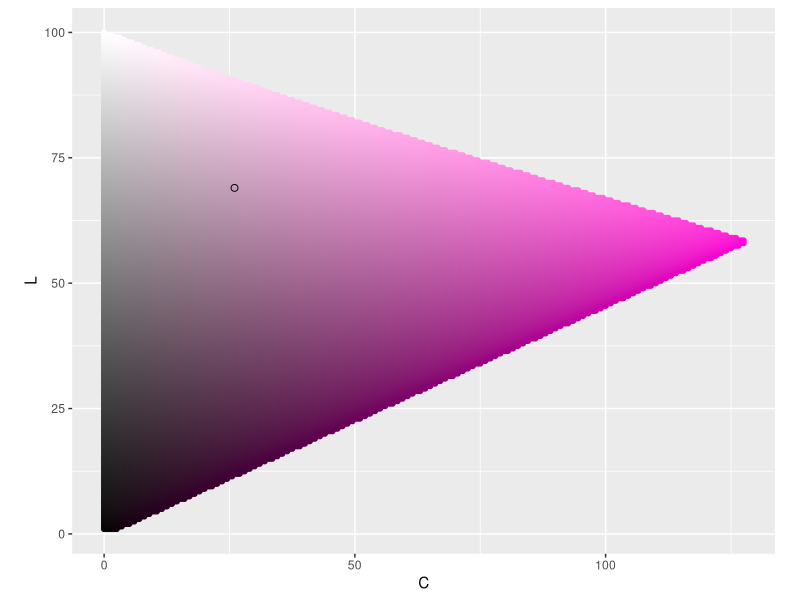
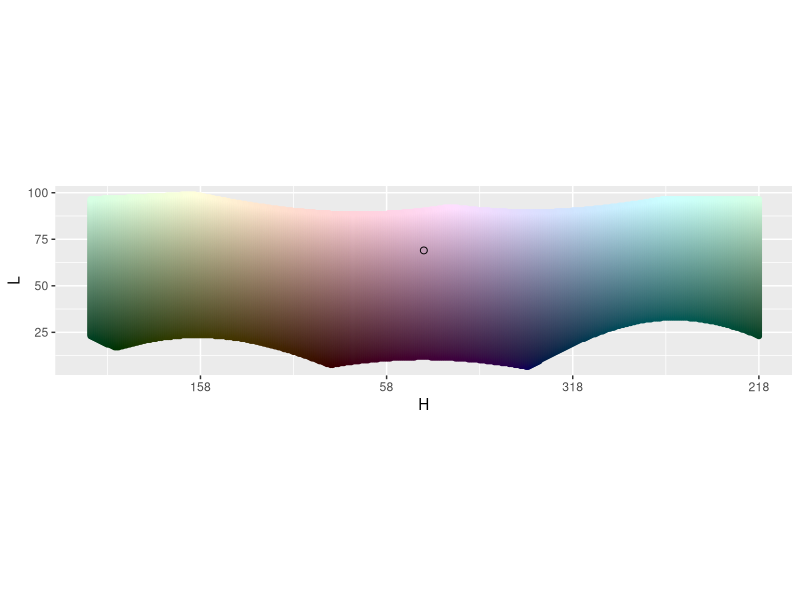
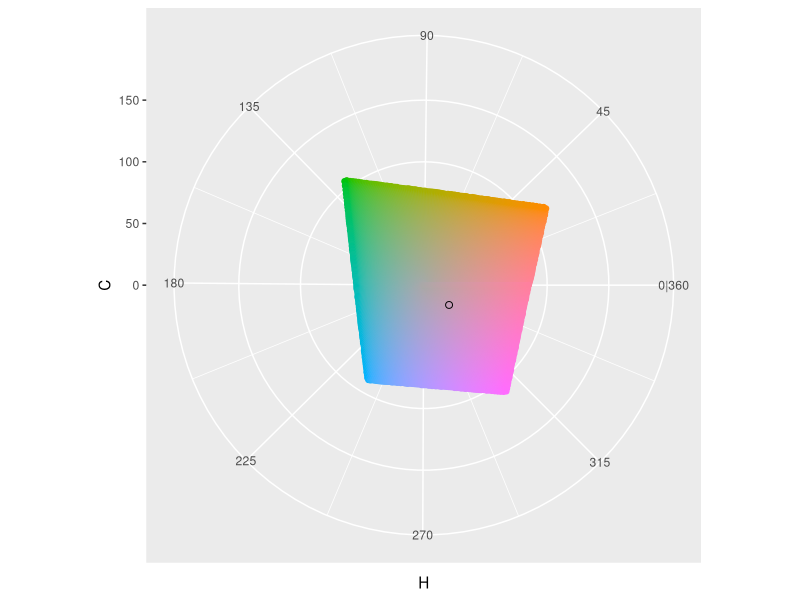
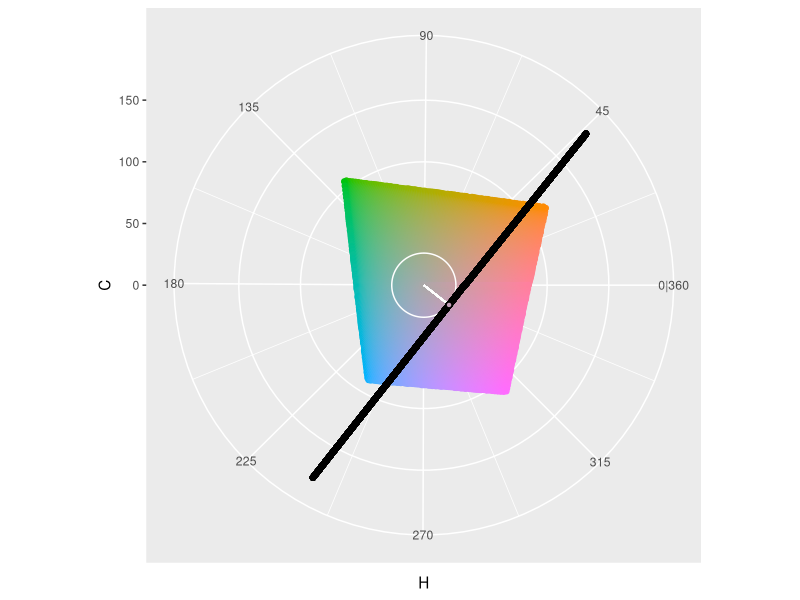
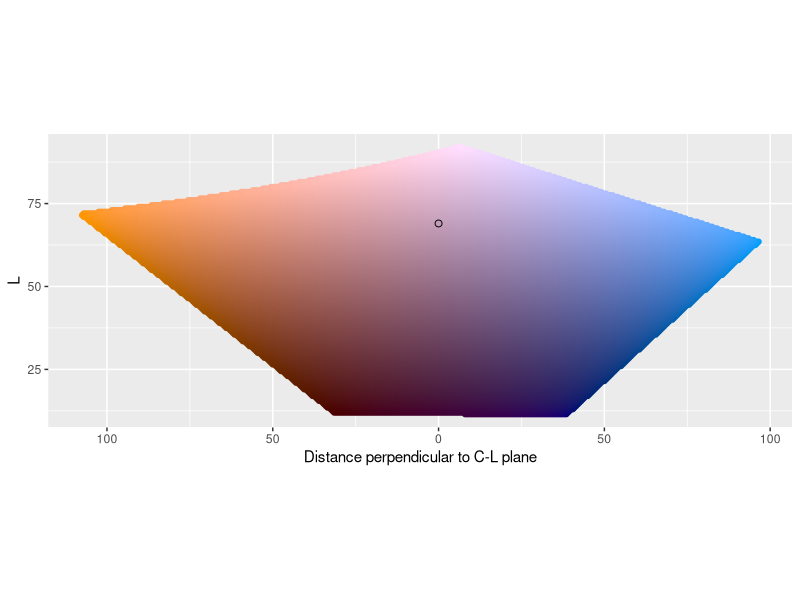
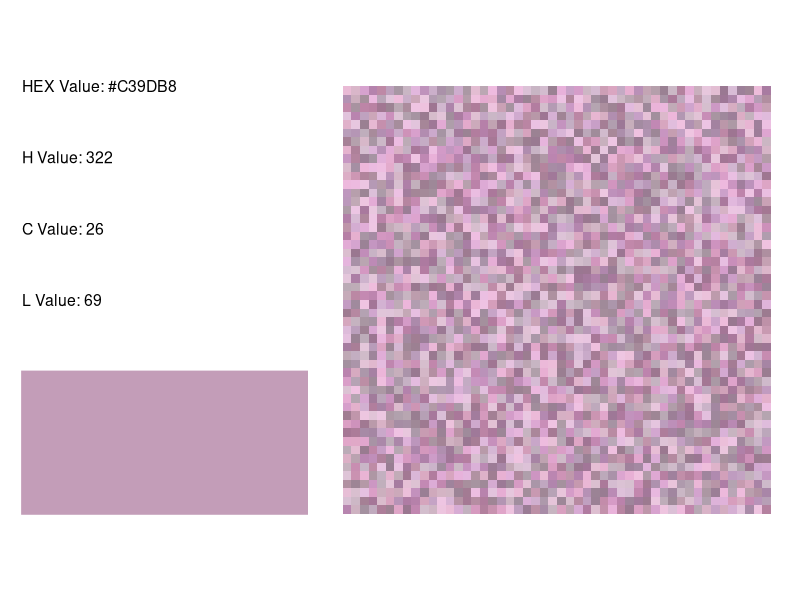
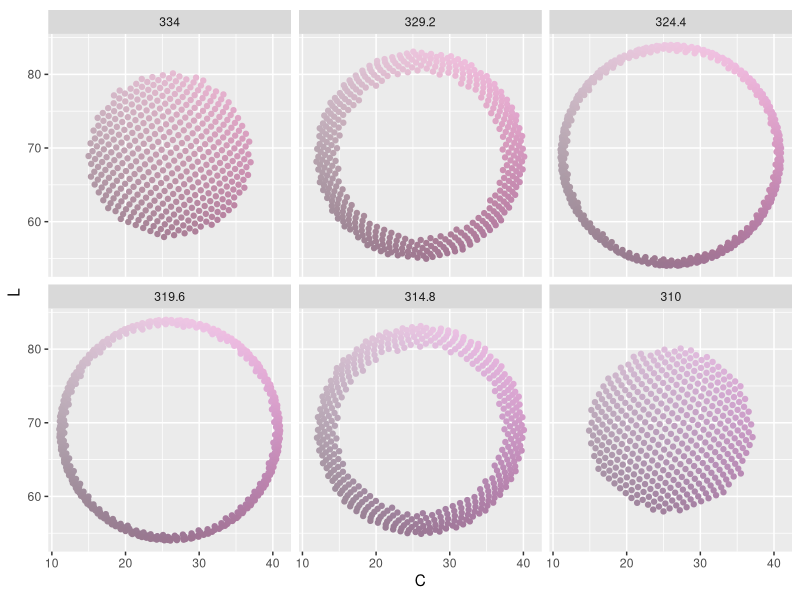
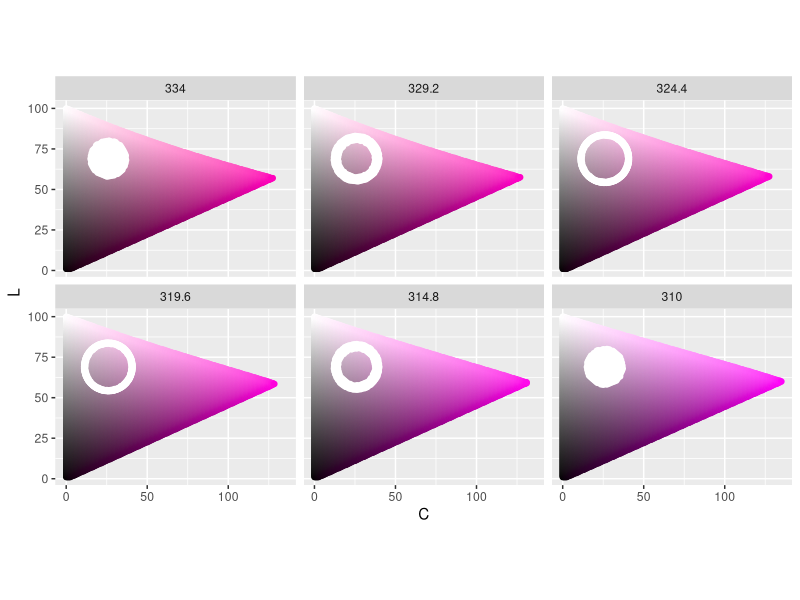

Generate these figures, in order, with R: (Note: a time limit stopped this script after it produced the figures.)
##---------
# Libraries
##---------
library(tidyverse)
library(patchwork)
library(colorspace)

##------------
# Pick a color
##------------
H_point <- 322
C_point <- 26
L_point <- 69

color_hex <- hcl(H_point, 
                 C_point, 
                 L_point,
                 fixup = FALSE)

##--------------------------------
# See color in H, C, L color space 
##--------------------------------
# C-L Plane ----
get_C_L_plane <- function(H_point) {
  expand_grid(H = H_point,
              C = seq(0, 180, .5),
              L = seq(1, 100, .5)) %>%
    mutate(color_value = hcl(H, C, L, fixup = FALSE)) %>%
    filter(!is.na(color_value))
}
C_L_plane <- get_C_L_plane(H_point)

graph_C_L_plane <- function(C_L_plane, color_hex) {
  ggplot() +
    geom_point(data = C_L_plane,
               aes(C, L, color = color_value, fill = color_value)) +
    scale_x_continuous(labels = abs) +
    scale_color_identity() +
    scale_fill_identity() +
    geom_point(aes(x = C_point,
                   y = L_point),
               color = 'black',
               fill = color_hex,
               shape = 21,
               size = 2) +
    coord_equal()
}
graph_C_L_plane(C_L_plane, color_hex)
ggsave(here::here("output", "color_compare", "c_l_plane.png"), 
       width = 5, height = max(C_L_plane$L) / max(C_L_plane$C) * 5)

# H-L Curve ----
get_H_L_curve <- function(C_point) {
  expand_grid(H = seq(1, 360, 1),
              C = C_point,
              L = seq(1, 100, .5)) %>%
    mutate(color_value = hcl(H, C, L, fixup = FALSE)) %>%
    filter(!is.na(color_value))
}
H_L_curve <- get_H_L_curve(C_point)

label_H_center <- function(H_point, ...) {
  function(x) {(x + (180 - H_point)) %% 360}
}

graph_H_L_curve <- function(H_L_curve, color_hex, H_point) {
  ggplot() +
    geom_point(data = H_L_curve,
               aes((H + (180 - H_point)) %% 360, L, 
                   color = color_value, fill = color_value)) +
    scale_color_identity() +
    scale_fill_identity() +
    geom_point(aes(x = 180, # Because we rotated points to not drop over edge
                   y = L_point),
               color = 'black',
               fill = color_hex,
               shape = 21,
               size = 2) +
    scale_x_reverse('H', # Like you're standing on the inside
                    labels = label_H_center(H_point = H_point),
                    limits = c(360, 0)) +
    coord_equal()
}
graph_H_L_curve(H_L_curve, color_hex, H_point)
ggsave(here::here("output", "color_compare", "h_l_curve.png"), 
       width = 5, height = max(H_L_curve$L) / max(H_L_curve$H) * 5)

# H-C plane ----
get_H_C_plane <- function(L_point){
  expand_grid(H = seq(1, 360, 1),
              C = seq(0, 180, .5),
              L = L_point) %>%
    mutate(color_value = hcl(H, C, L, fixup = FALSE)) %>%
    filter(!is.na(color_value))
}
H_C_plane <- get_H_C_plane(L_point)

graph_H_C_plane <- function(H_C_plane, color_hex) {
  ggplot() +
    geom_point(data = H_C_plane,
               aes(H, C, color = color_value, fill = color_value)) +
    scale_color_identity() +
    scale_fill_identity() +
    scale_x_continuous(breaks = seq(45, 360, 45),
                       minor_breaks = seq(0, 315, 45) + 45/2,
                       labels = c('45', '90', '135', '180', 
                                  '225', '270', '315', '0|360')) +
    scale_y_continuous(limits = c(0, 180)) +
    geom_point(aes(x = H_point,
                   y = C_point),
               color = 'black',
               fill = color_hex,
               shape = 21,
               size = 2) +
    coord_polar(start = 270 * pi / 180,
                direction = -1)
}
graph_H_C_plane(H_C_plane, color_hex)
ggsave(here::here("output", "color_compare", "h_c_plane.png"), 
       width = 5, height = 5)

# C tangent plane ----
C_circle <- data.frame(H = seq(1, 360),
                       C = C_point,
                       color_value = "white")
C_tangent_plane <- expand_grid(x = C_point, # Plane perpendicular to H at C
                               perpendicular_from_C_L = 
                                 seq(-sqrt(180^2 - C_point^2), sqrt(180^2 - C_point^2)),
                               L = seq(1, 100, 1)) %>%
  mutate(x_rotate = x * cos(H_point * pi/180) -  # rotate
           perpendicular_from_C_L * sin(H_point * pi/180),
         y_rotate = x * sin(H_point * pi/180) + 
           perpendicular_from_C_L * cos(H_point * pi/180)) %>%
  mutate(x = x_rotate,
         y = y_rotate) %>%
  select(-x_rotate, -y_rotate)  %>%
  mutate(H = (atan2(y, x) * 180/pi) %% 360,
         C = sqrt(x^2 + y^2)) %>%
  mutate(color_value = "white")
ggplot(data = H_C_plane,
       aes(H, C, color = color_value, fill = color_value)) +
  geom_point() +
  scale_color_identity() +
  scale_fill_identity() +
  scale_x_continuous(breaks = seq(45, 360, 45),
                     minor_breaks = seq(0, 315, 45) + 45/2,
                     labels = c('45', '90', '135', '180', 
                                '225', '270', '315', '0|360')) +
  scale_y_continuous(limits = c(0, 180)) +
  geom_path(data = C_circle) +
  geom_segment(x = H_point,
               y = 0,
               xend = H_point,
               yend = C_point,
               col = "white") +
  geom_point(data = C_tangent_plane, col = "black") +
  geom_point(x = H_point,
             y = C_point,
             color = 'black',
             fill = color_hex,
             shape = 21) +
  coord_polar(start = 270 * pi / 180,
              direction = -1)
ggsave(here::here("output", "color_compare", "c_tangent_plane_setup.png"), 
       width = 5, height = 5)

get_C_tangent_plane <- function(H_point, C_point) {
  expand_grid(x = C_point, # Plane perpendicular to H at C
              perpendicular_from_C_L = seq(-180, 180, .5),
              L = seq(1, 100, .5)) %>%
    mutate(x_rotate = x * cos(H_point * pi/180) -  # rotate
             perpendicular_from_C_L * sin(H_point * pi/180),
           y_rotate = x * sin(H_point * pi/180) + 
             perpendicular_from_C_L * cos(H_point * pi/180)) %>%
    mutate(x = x_rotate,
           y = y_rotate) %>%
    select(-x_rotate, -y_rotate)  %>%
    mutate(H = (atan2(y, x) * 180/pi) %% 360,
           C = sqrt(x^2 + y^2)) %>%
    mutate(color_value = hcl(H, C, L, fixup = FALSE)) %>%
    filter(!is.na(color_value))
}
C_tangent_plane <- get_C_tangent_plane(H_point, C_point)

graph_C_tangent_plane <- function(C_tangent_plane, color_hex) {
  ggplot() +
    geom_point(data = C_tangent_plane,
               aes(perpendicular_from_C_L, L, 
                   color = color_value, fill = color_value)) +
    scale_color_identity() +
    scale_fill_identity() +
    scale_x_reverse("Distance perpendicular to C-L plane",
                    labels = abs) +
    geom_point(aes(x = 0,
                   y = L_point),
               color = 'black',
               fill = color_hex,
               shape = 21,
               size = 2) +
    coord_equal()
}
graph_C_tangent_plane(C_tangent_plane, color_hex)
ggsave(here::here("output", "color_compare", "c_tangent_plane.png"), 
       width = 5, height = max(C_tangent_plane$perpendicular_from_C_L) /
         max(C_tangent_plane$L) * 5)

##------------------
# H, C, L, perimeter
##------------------
width <- 15
n_color <- 50 ^ 2

# http://extremelearning.com.au/how-to-evenly-distribute-points-on-a-sphere-more-effectively-than-the-canonical-fibonacci-lattice/#more-3069
get_hcl_data <- function(H_point, C_point, L_point, width, n_color) {
 data.frame(theta = 2 * pi * seq(0, n_color - 1) / ((1 + sqrt(5)) / 2),
                  phi = acos(1 - 2 * (seq(0, n_color - 1) + .5) / n_color)) %>%
  mutate(H = cos(theta) * sin(phi),
         C = sin(theta) * sin(phi),
         L = cos(phi)) %>%
  mutate(H = H * width + H_point,
         C = C * width + C_point,
         L = L * width + L_point) %>%
  mutate(H = H %% 360) %>% # not really needed except for graphs
  filter(L >= 0 & L <= 100 & C >= 0) %>%
  mutate(color_value = hcl(h = H,
                           c = C,
                           l = L)) %>%
  mutate(x = C * cos(H * pi/180),
         y = C * sin(H * pi/180)) %>%
  mutate(perpendicular_from_C_L = x * sin(-H_point * pi/180) + 
           y * cos(-H_point * pi/180), # not a C value since we didn't rotate by H
         parallel_along_C_L = x * cos(-H_point * pi/180) - 
           y * sin(-H_point * pi/180)) %>%
  mutate(row_value = sample(row_number(), n()),
         col_value = ceiling(row_value / sqrt(n_color))) %>%
  mutate(row_value = (row_value %% sqrt(n_color)) + 1) %>%
  mutate(L_cut = as.character(
    cut(L, breaks = c(-Inf, seq(L_point - 15, 
                                L_point + 15, 
                                length.out = 7), 
                      Inf),
        labels = c(L_point - 15, 
                   seq(L_point - 12, 
                       L_point + 12, 
                       length.out = 6), 
                   L_point + 15))),
         C_cut = as.character(
           cut(C,
               breaks = c(-Inf, 
                          seq(C_point - 15, 
                              C_point + 15, 
                              length.out = 7), 
                          Inf),
               labels = c(C_point - 15, 
                          seq(C_point - 12, 
                              C_point + 12, 
                              length.out = 6), 
                          C_point + 15))),
         H_cut = as.character(
           cut((180 - abs(abs(H - H_point) - 180)) * 
                 sign(180 - abs(H - H_point)) * 
                 sign(H - H_point),
               breaks = c(-Inf, 
                          seq(0 - 15, 
                              0 + 15, 
                              length.out = 7), 
                          Inf),
               labels = c(H_point - 15, 
                          seq(H_point - 12, 
                              H_point + 12, 
                              length.out = 6), 
                          H_point + 15) %% 360)),
         perpendicular_from_C_L_cut = as.character(
           cut(perpendicular_from_C_L,
               breaks = c(-Inf, seq(0 - 15, 
                                    0 + 15, 
                                    length.out = 7), 
                          Inf),
               labels = c(0 - 15, 
                          seq(0 - 12, 
                              0 + 12, 
                              length.out = 6), 
                          0 + 15))),
         parallel_along_C_L_cut = as.character(
           cut(parallel_along_C_L,
               breaks = c(-Inf, 
                          seq(C_point - 15, 
                              C_point + 15, 
                              length.out = 7), 
                          Inf),
               labels = c(C_point - 15, 
                          seq(C_point - 12, 
                              C_point + 12, 
                              length.out = 6), 
                          C_point + 15)))) %>%
  mutate(L_cut = as.factor(as.numeric(L_cut)),
         C_cut = as.factor(as.numeric(C_cut)),
         H_cut = as.factor(as.numeric(H_cut)),
         perpendicular_from_C_L_cut = 
           as.factor(as.numeric(perpendicular_from_C_L_cut)),
         parallel_along_C_L_cut = 
           as.factor(as.numeric(parallel_along_C_L_cut))) %>%
  mutate(H_cut = fct_expand(H_cut, 
                            as.character(c(H_point - 15, 
                                           seq(H_point - 12, 
                                               H_point + 12, 
                                               length.out = 6), 
                                           H_point + 15) %% 360)),
         perpendicular_from_C_L_cut = 
           fct_expand(perpendicular_from_C_L_cut,
                      as.character(c(0 - 15, 
                                     seq(0 - 12, 
                                         0 + 12, 
                                         length.out = 6), 
                                     0 + 15)))) %>%
  mutate(H_cut = fct_relevel(H_cut, 
                             as.character(c(H_point - 15, 
                                            seq(H_point - 12, 
                                                H_point + 12, 
                                                length.out = 6), 
                                            H_point + 15) %% 360)),
         perpendicular_from_C_L_cut = 
           fct_relevel(perpendicular_from_C_L_cut,
                      as.character(c(0 - 15, 
                                     seq(0 - 12, 
                                         0 + 12, 
                                         length.out = 6), 
                                     0 + 15)))) %>%
  mutate(H_cut = fct_rev(H_cut),
         perpendicular_from_C_L_cut = fct_rev(perpendicular_from_C_L_cut))
}

hcl <- get_hcl_data(H_point, C_point, L_point, width, n_color)

graph_info <- function(H_point, C_point, L_point) {
  color_hex <- hcl(H_point, 
                   C_point,
                   L_point,
                   fixup = FALSE)
  
  ggplot() +
    geom_rect(aes(xmin = 0, xmax = 1,
                  ymin = 0, ymax = .5), col = color_hex, fill = color_hex) +
    geom_text(data = data.frame(x = 0,
                                y = seq(1.5, .75, -.25),
                                label = c(paste("HEX Value:", color_hex), 
                                          paste("H Value:", H_point),
                                          paste("C Value:", C_point),
                                          paste("L Value:", L_point))),
              aes(x, y, label = label), hjust = 0, size = 4) +
    coord_equal() +
    theme_void()
}

graph_sample <- function(color_points) {
  ggplot(data = color_points,
         aes(x = row_value,
             y = col_value,
             fill = color_value)) +
    geom_tile() +
    coord_equal() +
    scale_fill_identity() +
    theme_void()
}

p1 <- graph_info(H_point, C_point, L_point)
p2 <- graph_sample(hcl)
p1 + p2
ggsave(here::here("output", "color_compare", "hcl_info.png"), 
       width = 5, height = 3)

# C L plane by H
graph_C_L_by_H <- function(color_points) {
  ggplot(data = color_points, aes(C, L, 
                                  col = color_value, fill = color_value)) +
    geom_point() +
    scale_color_identity() +
    scale_fill_identity() +
    facet_wrap(~ H_cut, nrow = 2) +
    coord_equal() 
}

get_C_L_plane_by_H <- function(color_points, H_point) {
  map_dfr(as.numeric(as.character(unique(color_points$H_cut))), 
          get_C_L_plane) %>%
    mutate(H_cut = as.factor(H)) %>%
    mutate(H_cut = fct_expand(H_cut, 
                              as.character(c(H_point - 15, 
                                             seq(H_point - 12, 
                                                 H_point + 12, 
                                                 length.out = 6), 
                                             H_point + 15) %% 360))) %>%
    mutate(H_cut = fct_relevel(H_cut, 
                               as.character(c(H_point - 15, 
                                              seq(H_point - 12, 
                                                  H_point + 12, 
                                                  length.out = 6), 
                                              H_point + 15) %% 360))) %>%
    mutate(H_cut = fct_rev(H_cut))
}
C_L_plane_by_H <- get_C_L_plane_by_H(hcl, H_point)

graph_C_L_plane_by_H <- function(C_L_plane, color_points) {
  ggplot() +
    geom_point(data = C_L_plane,
               aes(C, L, color = color_value, fill = color_value)) +
    geom_point(data = color_points,
               aes(C, L, color = "white", fill = "white")) +
    scale_x_continuous(labels = abs) +
    scale_color_identity() +
    scale_fill_identity() +
    facet_wrap(~ H_cut, nrow = 2) +
    coord_equal()
}

graph_C_L_by_H(hcl)
ggsave(here::here("output", "color_compare", "hcl_c_l.png"), 
       width = 5, height = 4)
graph_C_L_plane_by_H(C_L_plane_by_H, hcl)
ggsave(here::here("output", "color_compare", "hcl_c_l_plane.png"), 
       width = 5, height = 3)

# H L curve
graph_H_L_by_C <- function(color_points, H_point) {
  ggplot(data = color_points, aes((H + (180 - H_point)) %% 360, L, 
                                  color = color_value, fill = color_value)) +
    geom_point() +
    scale_color_identity() +
    scale_fill_identity() +
    scale_x_reverse('H', # Like you're standing on the inside
                    labels = label_H_center(H_point = H_point)) +
    facet_wrap(~ C_cut, nrow = 2) +
    coord_equal()
}

get_H_L_curve_by_C <- function(color_points) {
  map_dfr(as.numeric(as.character(unique(hcl$C_cut))), get_H_L_curve) %>%
    mutate(C_cut = as.factor(C))
}
H_L_curve_by_C <- get_H_L_curve_by_C(hcl)

graph_H_L_curve_by_C <- function(H_L_curve_by_C, color_points, H_point) {
  ggplot() +
    geom_point(data = H_L_curve_by_C,
               aes((H + (180 - H_point)) %% 360, L, 
                   color = color_value, fill = color_value)) +
    geom_point(data = color_points,
               aes((H + (180 - H_point)) %% 360, L, 
                   color = "white", fill = "white")) +
    scale_color_identity() +
    scale_fill_identity() +
    scale_x_reverse('H', # Like you're standing on the inside
                    labels = label_H_center(H_point = H_point),
                    limits = c(360, 0)) +
    facet_wrap(~ C_cut, nrow = 2) +
    coord_equal()
}

graph_H_L_by_C(hcl, H_point)
ggsave(here::here("output", "color_compare", "hcl_h_l.png"), 
       width = 5, height = 4)
graph_H_L_curve_by_C(H_L_curve_by_C, hcl, H_point)
ggsave(here::here("output", "color_compare", "hcl_h_l_curve.png"), 
       width = 5, height = 2)
# Note: graphs should be getting wider as C increases

# H C plane by L
graph_x_y_by_L <- function(color_points, H_point) {
  ggplot(data = color_points, aes(x, y, 
                                  col = color_value, fill = color_value)) +
    geom_abline(slope = c(tan(-67.5 * pi/180), 
                          tan(-45 * pi/180), 
                          tan(-22.5 * pi/180),
                          0, 100000,
                          tan(22.5 * pi/180), 
                          tan(45 * pi/180), 
                          tan(67.5 * pi/180)), 
                intercept = 0,
                color = "white") +
    geom_abline(slope = tan(H_point * pi/180), 
                intercept = 0,
                color = "black") +
    geom_point() +
    scale_color_identity() +
    scale_fill_identity() +
    facet_wrap(~ L_cut, nrow = 2) +
    coord_equal() +
    theme(axis.line=element_blank(), axis.text.x=element_blank(),
          axis.text.y=element_blank(), axis.ticks=element_blank(),
          axis.title.x=element_blank(), axis.title.y=element_blank(),
          panel.grid.major=element_blank(), panel.grid.minor=element_blank())
}

get_H_C_plane_by_L <- function(color_points) {
  map_dfr(as.numeric(
    as.character(unique(color_points$L_cut))), get_H_C_plane) %>%
    mutate(L_cut = as.factor(L))
}
H_C_plane_by_L <- get_H_C_plane_by_L(hcl)

graph_H_C_plane_by_L <- function(H_C_plane_by_L, color_points) {
    ggplot() +
      geom_point(data = H_C_plane_by_L,
                 aes(H, C, color = color_value, fill = color_value)) +
    geom_point(data = color_points,
               aes(H , C, color = "white", fill = "white")) +
    scale_color_identity() +
    scale_fill_identity() +
    scale_x_continuous(breaks = seq(45, 360, 45),
                       minor_breaks = seq(0, 315, 45) + 45/2,
                       labels = c('45', '90', '135', '180', 
                                  '225', '270', '315', '0|360')) +
    scale_y_continuous(limits = c(0, 180)) +
    facet_wrap(~ L_cut, nrow = 2) +
    coord_polar(start = 270 * pi / 180,
                direction = -1)
}

graph_x_y_by_L(hcl, H_point)
ggsave(here::here("output", "color_compare", "hcl_h_c.png"), 
       width = 5, height = 3)
graph_H_C_plane_by_L(H_C_plane_by_L, hcl)
ggsave(here::here("output", "color_compare", "hcl_h_c_plane.png"), 
       width = 5, height = 4)

# C tangent plane
graph_parallel_perpendicular_by_L <- function(color_points) {
  ggplot(data = color_points, 
         aes(x = parallel_along_C_L,
             y = perpendicular_from_C_L,
             color = color_value)) +
    geom_point() +
    scale_color_identity() +
    scale_y_continuous("Distance perpendicular to C-L plane", # similar to H
                       labels = abs) +
    labs(x = "Distance parallel to C-L plane") + # similar to C
    facet_wrap(~ L_cut, nrow = 2) +
    coord_equal()
}
graph_parallel_perpendicular_by_L(hcl)
ggsave(here::here("output", "color_compare", "hcl_par_per.png"), 
       width = 5, height = 3)

graph_perpendicular_L_by_parallel <- function(color_points) {
  ggplot(data = color_points, 
         aes(x = perpendicular_from_C_L,
             y = L,
             color = color_value)) +
    geom_point() +
    scale_color_identity() +
    scale_x_reverse("Distance perpendicular to C-L plane") +
    scale_y_continuous(labels = abs) +
    facet_wrap(~ parallel_along_C_L_cut, nrow = 2) +
    coord_equal()
}
graph_perpendicular_L_by_parallel(hcl)
ggsave(here::here("output", "color_compare", "hcl_per_l.png"), 
       width = 5, height = 6)

graph_parallel_L_by_perpendicular <- function(color_points) {
  ggplot(data = color_points, 
         aes(x = parallel_along_C_L,
             y = L,
             color = color_value)) +
    geom_point() +
    scale_color_identity() +
    labs(x = "Distance parallel to C-L plane") +
    facet_wrap(~ perpendicular_from_C_L_cut, nrow = 2) +
    coord_equal()
}
graph_parallel_L_by_perpendicular(hcl)
ggsave(here::here("output", "color_compare", "hcl_par_l.png"), 
       width = 5, height = 5)

##------------------
# x, y, L perimeter
##------------------
get_xyl_data <- function(H_point, C_point, L_point, width, n_color) {
 data.frame(theta = 2 * pi * seq(0, n_color - 1) / ((1 + sqrt(5)) / 2),
                  phi = acos(1 - 2 * (seq(0, n_color - 1) + .5) / n_color)) %>%
  mutate(x = cos(theta) * sin(phi),
         y = sin(theta) * sin(phi),
         L = cos(phi)) %>%
  mutate(x = x * width + C_point * cos(H_point * pi/180),
         y = y * width + C_point * sin(H_point * pi/180),
         L = L * width + L_point) %>%
  mutate(H = (atan2(y, x) * 180/pi) %% 360,
         C = sqrt(x^2 + y^2)) %>%
  filter(L >= 0 & L <= 100 & C >= 0) %>%
  mutate(color_value = hcl(h = H,
                           c = C,
                           l = L)) %>%
  mutate(x = C * cos(H * pi/180),
         y = C * sin(H * pi/180)) %>%
  mutate(perpendicular_from_C_L = x * sin(-H_point * pi/180) + y * cos(-H_point * pi/180),
         parallel_along_C_L = x * cos(-H_point * pi/180) - y * sin(-H_point * pi/180)) %>%
  mutate(row_value = sample(row_number(), n()),
         col_value = ceiling(row_value / sqrt(n_color))) %>%
  mutate(row_value = (row_value %% sqrt(n_color)) + 1) %>%
    mutate(L_cut = as.character(
      cut(L, breaks = c(-Inf, seq(L_point - 15, 
                                  L_point + 15, 
                                  length.out = 7), 
                        Inf),
          labels = c(L_point - 15, 
                     seq(L_point - 12, 
                         L_point + 12, 
                         length.out = 6), 
                     L_point + 15))),
      C_cut = as.character(
        cut(C,
            breaks = c(-Inf, 
                       seq(C_point - 15, 
                           C_point + 15, 
                           length.out = 7), 
                       Inf),
            labels = c(C_point - 15, 
                       seq(C_point - 12, 
                           C_point + 12, 
                           length.out = 6), 
                       C_point + 15))),
      H_cut = as.character(
        cut((180 - abs(abs(H - H_point) - 180)) * 
              sign(180 - abs(H - H_point)) * 
              sign(H - H_point),
            breaks = c(-Inf, 
                       seq(0 - 15, 
                           0 + 15, 
                           length.out = 7), 
                       Inf),
            labels = c(H_point - 15, 
                       seq(H_point - 12, 
                           H_point + 12, 
                           length.out = 6), 
                       H_point + 15) %% 360)),
      perpendicular_from_C_L_cut = as.character(
        cut(perpendicular_from_C_L,
            breaks = c(-Inf, seq(0 - 15, 
                                 0 + 15, 
                                 length.out = 7), 
                       Inf),
            labels = c(0 - 15, 
                       seq(0 - 12, 
                           0 + 12, 
                           length.out = 6), 
                       0 + 15))),
      parallel_along_C_L_cut = as.character(
        cut(parallel_along_C_L,
            breaks = c(-Inf, 
                       seq(C_point - 15, 
                           C_point + 15, 
                           length.out = 7), 
                       Inf),
            labels = c(C_point - 15, 
                       seq(C_point - 12, 
                           C_point + 12, 
                           length.out = 6), 
                       C_point + 15)))) %>%
    mutate(L_cut = as.factor(as.numeric(L_cut)),
           C_cut = as.factor(as.numeric(C_cut)),
           H_cut = as.factor(as.numeric(H_cut)),
           perpendicular_from_C_L_cut = 
             as.factor(as.numeric(perpendicular_from_C_L_cut)),
           parallel_along_C_L_cut = 
             as.factor(as.numeric(parallel_along_C_L_cut))) %>%
    mutate(H_cut = fct_expand(H_cut, 
                              as.character(c(H_point - 15, 
                                             seq(H_point - 12, 
                                                 H_point + 12, 
                                                 length.out = 6), 
                                             H_point + 15) %% 360)),
           perpendicular_from_C_L_cut = 
             fct_expand(perpendicular_from_C_L_cut,
                        as.character(c(0 - 15, 
                                       seq(0 - 12, 
                                           0 + 12, 
                                           length.out = 6), 
                                       0 + 15)))) %>%
    mutate(H_cut = fct_relevel(H_cut, 
                               as.character(c(H_point - 15, 
                                              seq(H_point - 12, 
                                                  H_point + 12, 
                                                  length.out = 6), 
                                              H_point + 15) %% 360)),
           perpendicular_from_C_L_cut = 
             fct_relevel(perpendicular_from_C_L_cut,
                        as.character(c(0 - 15, 
                                       seq(0 - 12, 
                                           0 + 12, 
                                           length.out = 6), 
                                       0 + 15)))) %>%
    mutate(H_cut = fct_rev(H_cut),
           perpendicular_from_C_L_cut = fct_rev(perpendicular_from_C_L_cut))
}

xyl <- get_xyl_data(H_point, C_point, L_point, width, n_color)

p1 <- graph_info(H_point, C_point, L_point)
p2 <- graph_sample(xyl)
p1 + p2
ggsave(here::here("output", "color_compare", "xyl_info.png"), 
       width = 5, height = 3)

# C L plane by H
C_L_plane_by_H <- get_C_L_plane_by_H(xyl, H_point)
graph_C_L_by_H(xyl)
ggsave(here::here("output", "color_compare", "xyl_c_l.png"), 
       width = 5, height = 3)
graph_C_L_plane_by_H(C_L_plane_by_H, xyl)
ggsave(here::here("output", "color_compare", "xyl_c_l_plane.png"), 
       width = 5, height = 2.5)

# H L curve
H_L_curve_by_C <- get_H_L_curve_by_C(xyl)
graph_H_L_by_C(xyl, H_point)
ggsave(here::here("output", "color_compare", "xyl_h_l.png"), 
       width = 5, height = 2.5)
graph_H_L_curve_by_C(H_L_curve_by_C, xyl, H_point)
ggsave(here::here("output", "color_compare", "xyl_h_l_curve.png"), 
       width = 5, height = 2)

# H C plane by L
H_C_plane_by_L <- get_H_C_plane_by_L(xyl)
graph_x_y_by_L(xyl, H_point)
ggsave(here::here("output", "color_compare", "xyl_h_c.png"), 
       width = 5, height = 3)
graph_H_C_plane_by_L(H_C_plane_by_L, xyl)
ggsave(here::here("output", "color_compare", "xyl_h_c_plane.png"), 
       width = 5, height = 4)

# C tangent plane
graph_parallel_perpendicular_by_L(xyl)
ggsave(here::here("output", "color_compare", "xyl_par_per.png"), 
       width = 5, height = 4)

graph_perpendicular_L_by_parallel(xyl)
ggsave(here::here("output", "color_compare", "xyl_per_l.png"), 
       width = 5, height = 4)

graph_parallel_L_by_perpendicular(xyl)
ggsave(here::here("output", "color_compare", "xyl_par_l.png"), 
       width = 5, height = 4)

##-------
# Compare
##-------
compare <- rbind(hcl[, c('H', 'C', 'L', 'x', 'y', 
                         'H_cut', 'C_cut', 'L_cut', 
                         'perpendicular_from_C_L', 'parallel_along_C_L', 
                         'perpendicular_from_C_L_cut', 'parallel_along_C_L_cut',
                         'row_value', 'col_value', 'color_value')],
                 xyl[, c('H', 'C', 'L', 'x', 'y', 
                         'H_cut', 'C_cut', 'L_cut', 
                         'perpendicular_from_C_L', 'parallel_along_C_L', 
                         'perpendicular_from_C_L_cut', 'parallel_along_C_L_cut',
                         'row_value', 'col_value', 'color_value')]) %>%
  mutate(setting = c(rep('HCL', n_color), rep('XYL', n_color)))

# C L plane
graph_C_L_by_H_comparison <- function(color_points) {
  ggplot(data = color_points, aes(C, L, col = setting)) +
    geom_point(alpha = .5) +
    facet_wrap(~ H_cut, nrow = 2) +
    coord_equal() +
    scale_color_discrete("") +
    theme(legend.position = "bottom")
}
graph_C_L_by_H_comparison(compare)
ggsave(here::here("output", "color_compare", "compare_c_l.png"), 
       width = 5, height = 4)

# H L curve
graph_H_L_by_C_comparison <- function(color_points, H_point) {
  ggplot(data = color_points, 
         aes((H + (180 - H_point)) %% 360, L, color = setting)) +
    geom_point(alpha = .5) +
    scale_x_reverse('H',
                    labels = label_H_center(H_point = H_point)) +
    facet_wrap(~ C_cut, nrow = 2) +
    coord_equal() +
    scale_color_discrete("") +
    theme(legend.position = "bottom")
}
graph_H_L_by_C_comparison(compare, H_point)
ggsave(here::here("output", "color_compare", "compare_h_l.png"), 
       width = 5, height = 3)

# H C plane
graph_x_y_by_L_comparison <- function(color_points, H_point) {
  ggplot(data = color_points, aes(x, y, col = setting)) +
    geom_abline(slope = c(tan(-67.5 * pi/180), 
                          tan(-45 * pi/180), 
                          tan(-22.5 * pi/180),
                          0, 100000,
                          tan(22.5 * pi/180), 
                          tan(45 * pi/180), 
                          tan(67.5 * pi/180)), 
                intercept = 0,
                color = "white") +
    geom_abline(slope = tan(H_point * pi/180), 
                intercept = 0,
                color = "black") +
    geom_point(alpha = .5) +
    facet_wrap(~ L_cut, nrow = 2) +
    coord_equal() +
    scale_color_discrete("") +
    theme(legend.position = "bottom",
          axis.line=element_blank(), axis.text.x=element_blank(),
          axis.text.y=element_blank(), axis.ticks=element_blank(),
          axis.title.x=element_blank(), axis.title.y=element_blank(),
          panel.grid.major=element_blank(), panel.grid.minor=element_blank())
}
graph_x_y_by_L_comparison(compare, H_point)
ggsave(here::here("output", "color_compare", "compare_h_c.png"), 
       width = 5, height = 4)

# C tangent plane
graph_parallel_perpendicular_by_L_comparison <- function(color_points) {
  ggplot(data = color_points, 
         aes(x = parallel_along_C_L,
             y = perpendicular_from_C_L,
             color = setting)) +
    geom_point(alpha = .5) +
    scale_y_continuous("Distance perpendicular to C-L plane",
                       labels = abs) +
    labs(x = "Distance parallel to C-L plane") +
    facet_wrap(~ L_cut, nrow = 2) +
    coord_equal() +
    scale_color_discrete("") +
    theme(legend.position = "bottom")
}
graph_parallel_perpendicular_by_L_comparison(compare)
ggsave(here::here("output", "color_compare", "compare_par_per.png"), 
       width = 5, height = 4)

graph_perpendicular_L_by_parallel_comparison <- function(color_points) {
  ggplot(data = color_points, 
         aes(x = perpendicular_from_C_L,
             y = L,
             color = setting)) +
    geom_point(alpha = .5) +
    scale_x_reverse("Distance perpendicular to C-L plane") +
    scale_y_continuous(labels = abs) +
    facet_wrap(~ parallel_along_C_L_cut, nrow = 2) +
    coord_equal() +
    scale_color_discrete("") +
    theme(legend.position = "bottom")
}
graph_perpendicular_L_by_parallel_comparison(compare)
ggsave(here::here("output", "color_compare", "compare_per_l.png"), 
       width = 5, height = 4)

label_perpendicular_from_C_L_cut<- function(x) {
  as.character(abs(as.numeric(x)))
}

graph_parallel_L_by_perpendicular_comparison <- function(color_points) {
  ggplot(data = color_points, 
         aes(x = parallel_along_C_L,
             y = L,
             color = setting)) +
    geom_point(alpha = .5) +
    labs(x = "Distance parallel to C-L plane") +
    facet_wrap(~ perpendicular_from_C_L_cut, nrow = 2,
               labeller = as_labeller(label_perpendicular_from_C_L_cut)) +
    coord_equal() +
    scale_color_discrete("") +
    theme(legend.position = "bottom")
}
graph_parallel_L_by_perpendicular_comparison(compare)
ggsave(here::here("output", "color_compare", "compare_par_l.png"), 
       width = 5, height = 5)

compare <- compare %>%
  group_by(setting) %>%
  arrange((180 - abs(abs(H - H_point) - 180)) * 
            sign(180 - abs(H - H_point)) * sign(H - H_point)) %>%
  mutate(col_value = ceiling(row_number() / sqrt(n_color))) %>%
  arrange(col_value, L) %>%
  group_by(setting, col_value) %>%
  mutate(row_value = row_number())

ggplot(data = compare,
       aes(x = col_value,
           y = row_value,
           fill = color_value)) +
  geom_tile() +
  coord_equal() +
  scale_fill_identity() +
  theme_void() +
  facet_grid(~setting)
ggsave(here::here("output", "color_compare", "compare_samples.png"), 
       width = 5, height = 2.5)

compare <- compare %>%
  group_by(setting) %>%
  arrange((180 - abs(abs(H - H_point) - 180)) * 
            sign(180 - abs(H - H_point)) * sign(H - H_point)) %>%
  mutate(col_value = ceiling(row_number() / sqrt(n_color))) %>%
  arrange(col_value, C) %>%
  group_by(setting, col_value) %>%
  mutate(row_value = row_number())

ggplot(data = compare,
       aes(x = col_value,
           y = row_value,
           fill = color_value)) +
  geom_tile() +
  coord_equal() +
  scale_fill_identity() +
  theme_void() +
  facet_grid(~setting)
ggsave(here::here("output", "color_compare", "compare_samples2.png"), 
       width = 5, height = 2.5)

## Try lower value of C ----
C_point <- 16

hcl <- get_hcl_data(H_point, C_point, L_point, width, n_color)

xyl <- get_xyl_data(H_point, C_point, L_point, width, n_color)

compare <- rbind(hcl[, c('H', 'C', 'L', 'x', 'y', 
                         'H_cut', 'C_cut', 'L_cut', 
                         'perpendicular_from_C_L', 'parallel_along_C_L', 
                         'perpendicular_from_C_L_cut', 'parallel_along_C_L_cut',
                         'row_value', 'col_value', 'color_value')],
                 xyl[, c('H', 'C', 'L', 'x', 'y', 
                         'H_cut', 'C_cut', 'L_cut', 
                         'perpendicular_from_C_L', 'parallel_along_C_L', 
                         'perpendicular_from_C_L_cut', 'parallel_along_C_L_cut',
                         'row_value', 'col_value', 'color_value')]) %>%
  mutate(setting = c(rep('HCL', n_color), rep('XYL', n_color)))

# C L plane
graph_C_L_by_H_comparison(compare)
ggsave(here::here("output", "color_compare", "C_lower_c_l.png"), 
       width = 5, height = 4)

# H L curve
graph_H_L_by_C_comparison(compare, H_point)
ggsave(here::here("output", "color_compare", "C_lower_h_l.png"), 
       width = 5, height = 2.5)

# H C plane
graph_x_y_by_L_comparison(compare, H_point)
ggsave(here::here("output", "color_compare", "C_lower_h_c.png"), 
       width = 5, height = 4)

# C tangent plane
graph_parallel_perpendicular_by_L_comparison(compare)
ggsave(here::here("output", "color_compare", "C_lower_par_per.png"), 
       width = 5, height = 4)

graph_perpendicular_L_by_parallel_comparison(compare)
ggsave(here::here("output", "color_compare", "C_lower_per_l.png"), 
       width = 5, height = 4)

graph_parallel_L_by_perpendicular_comparison(compare)
ggsave(here::here("output", "color_compare", "C_lower_par_l.png"), 
       width = 5, height = 4)

compare <- compare %>%
  group_by(setting) %>%
  arrange((180 - abs(abs(H - H_point) - 180)) * 
            sign(180 - abs(H - H_point)) * sign(H - H_point)) %>%
  mutate(col_value = ceiling(row_number() / sqrt(n_color))) %>%
  arrange(col_value, L) %>%
  group_by(setting, col_value) %>%
  mutate(row_value = row_number())

ggplot(data = compare,
       aes(x = col_value,
           y = row_value,
           fill = color_value)) +
  geom_tile() +
  coord_equal() +
  scale_fill_identity() +
  theme_void() +
  facet_grid(~setting)
ggsave(here::here("output", "color_compare", "C_lower_samples.png"), 
       width = 5, height = 2.5)

compare <- compare %>%
  group_by(setting) %>%
  arrange((180 - abs(abs(H - H_point) - 180)) * 
            sign(180 - abs(H - H_point)) * sign(H - H_point)) %>%
  mutate(col_value = ceiling(row_number() / sqrt(n_color))) %>%
  arrange(col_value, C) %>%
  group_by(setting, col_value) %>%
  mutate(row_value = row_number())

ggplot(data = compare,
       aes(x = col_value,
           y = row_value,
           fill = color_value)) +
  geom_tile() +
  coord_equal() +
  scale_fill_identity() +
  theme_void() +
  facet_grid(~setting)
ggsave(here::here("output", "color_compare", "C_lower_samples2.png"), 
       width = 5, height = 2.5)

## Try higher value of C ----
C_point <- 75
 
hcl <- get_hcl_data(H_point, C_point, L_point, width, n_color)

xyl <- get_xyl_data(H_point, C_point, L_point, width, n_color)

compare <- rbind(hcl[, c('H', 'C', 'L', 'x', 'y', 
                         'H_cut', 'C_cut', 'L_cut', 
                         'perpendicular_from_C_L', 'parallel_along_C_L', 
                         'perpendicular_from_C_L_cut', 'parallel_along_C_L_cut',
                         'row_value', 'col_value', 'color_value')],
                 xyl[, c('H', 'C', 'L', 'x', 'y', 
                         'H_cut', 'C_cut', 'L_cut', 
                         'perpendicular_from_C_L', 'parallel_along_C_L', 
                         'perpendicular_from_C_L_cut', 'parallel_along_C_L_cut',
                         'row_value', 'col_value', 'color_value')]) %>%
  mutate(setting = c(rep('HCL', n_color), rep('XYL', n_color)))

# C L plane
graph_C_L_by_H_comparison(compare)
ggsave(here::here("output", "color_compare", "C_higher_c_l.png"), 
       width = 5, height = 4)

# H L curve
graph_H_L_by_C_comparison(compare, H_point)
ggsave(here::here("output", "color_compare", "C_higher_h_l.png"), 
       width = 5, height = 4)

# H C plane
graph_x_y_by_L_comparison(compare, H_point)
ggsave(here::here("output", "color_compare", "C_higher_h_c.png"), 
       width = 5, height = 4)

# C tangent plane
graph_parallel_perpendicular_by_L_comparison(compare)
ggsave(here::here("output", "color_compare", "C_higher_par_per.png"), 
       width = 5, height = 5)

graph_perpendicular_L_by_parallel_comparison(compare)
ggsave(here::here("output", "color_compare", "C_higher_per_l.png"), 
       width = 5, height = 4)

graph_parallel_L_by_perpendicular_comparison(compare)
ggsave(here::here("output", "color_compare", "C_higher_par_l.png"), 
       width = 5, height = 4)

compare <- compare %>%
  group_by(setting) %>%
  arrange((180 - abs(abs(H - H_point) - 180)) * 
            sign(180 - abs(H - H_point)) * sign(H - H_point)) %>%
  mutate(col_value = ceiling(row_number() / sqrt(n_color))) %>%
  arrange(col_value, L) %>%
  group_by(setting, col_value) %>%
  mutate(row_value = row_number())

ggplot(data = compare,
       aes(x = col_value,
           y = row_value,
           fill = color_value)) +
  geom_tile() +
  coord_equal() +
  scale_fill_identity() +
  theme_void() +
  facet_grid(~setting)
ggsave(here::here("output", "color_compare", "C_higher_samples.png"), 
       width = 5, height = 2.5)

compare <- compare %>%
  group_by(setting) %>%
  arrange((180 - abs(abs(H - H_point) - 180)) * 
            sign(180 - abs(H - H_point)) * sign(H - H_point)) %>%
  mutate(col_value = ceiling(row_number() / sqrt(n_color))) %>%
  arrange(col_value, C) %>%
  group_by(setting, col_value) %>%
  mutate(row_value = row_number())

ggplot(data = compare,
       aes(x = col_value,
           y = row_value,
           fill = color_value)) +
  geom_tile() +
  coord_equal() +
  scale_fill_identity() +
  theme_void() +
  facet_grid(~setting)
ggsave(here::here("output", "color_compare", "C_higher_samples2.png"), 
       width = 5, height = 2.5)
